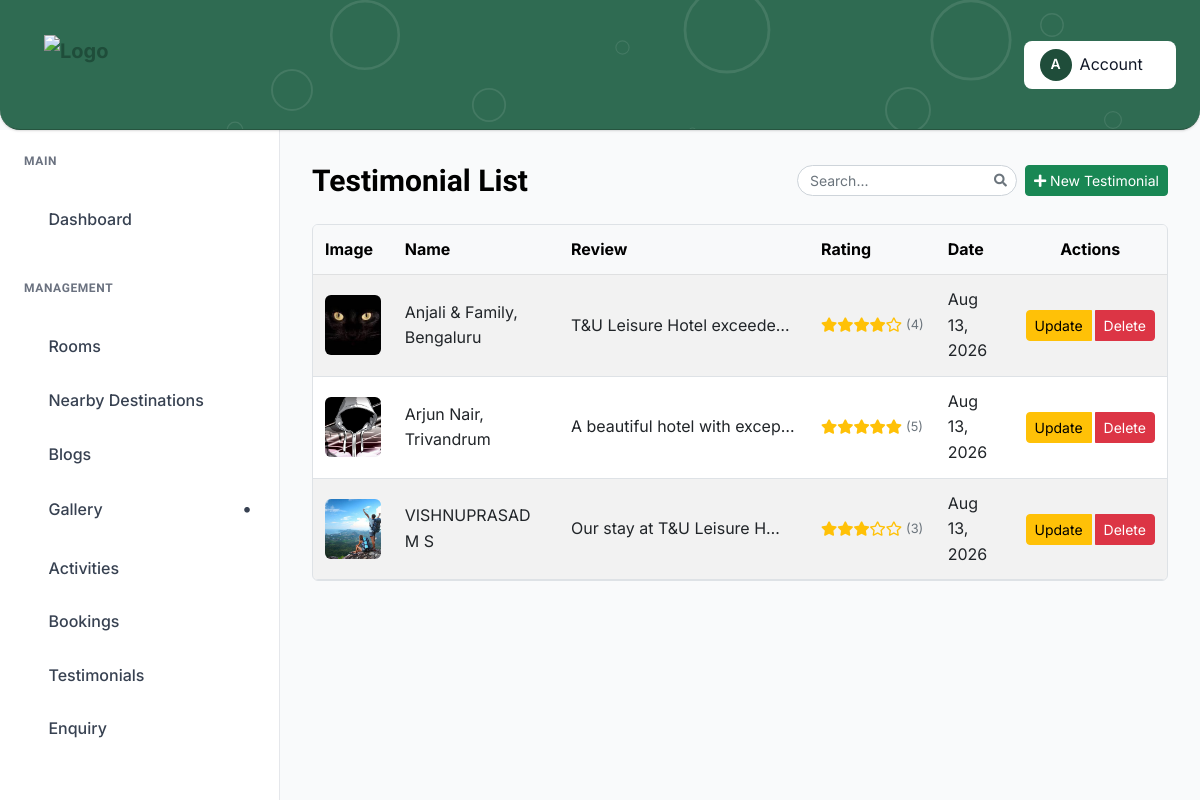
Before: /testimonials/ with the older database file.
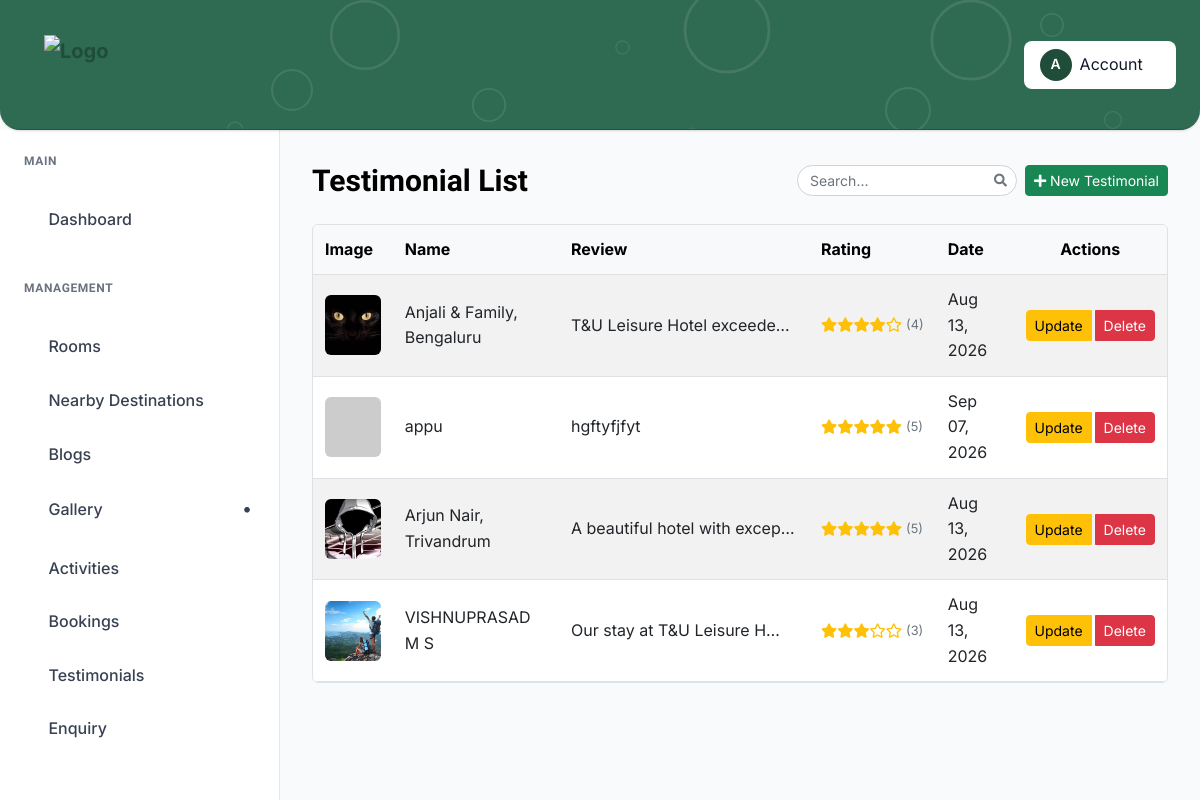
After: the same page with the newer database file.
### tandj_app/models.py (models this page shows, shortened)
class OptimizedImageModel(models.Model):
    image_fields = []  # override in child models
    class Meta:
        abstract = True

class Testimonial(OptimizedImageModel):
    name = models.CharField(
        max_length=100, help_text="Name of the person giving the testimonial"
    )
    image = models.ImageField(
        upload_to="testimonials/", blank=True, null=True, help_text="Profile picture"
    )
    review = models.TextField(help_text="Customer or client review")
    rating = models.PositiveIntegerField(
        validators=[MinValueValidator(1), MaxValueValidator(5)],
        help_text="Rating out of 5 stars",
    )
    created_at = models.DateTimeField(auto_now_add=True)
    updated_at = models.DateTimeField(auto_now=True)
    image_fields = ["image"]
    class Meta:
        ordering = ["-created_at"]
        verbose_name = "Testimonial"
        verbose_name_plural = "Testimonials"

### tandj_app/views.py (the view)
# urls.py: path("testimonials/", views.testimonial_list, name="testimonial_list"),
def testimonial_list(request):
    testimonials_list = Testimonial.objects.all().order_by(Lower("name"))
    paginator = Paginator(testimonials_list, 6)
    page_number = request.GET.get("page")
    testimonials = paginator.get_page(page_number)
    return render(
        request, "admin_pages/review_list.html", {"testimonials": testimonials}
    )

### tandj_app/context_processors.py (called while the page is built)
def booking_modal_rooms(request):
    return {
        'rooms': Room.objects.all()  # <-- add .filter(...) here if you need to exclude inactive/draft rooms
    }

### templates/admin_pages/review_list.html (shortened to what this page needs)
{% extends "admin_pages/base.html" %}
{% load static %}
{% block content %}
<div class="dashboard__form__wraper">
    <div class="create__course__title mb-4 d-flex flex-wrap justify-content-between align-items-center gap-2">
         <h4 class="mb-0">Testimonial List</h4>
        <div class="d-flex align-items-center gap-2 ms-auto">
            <div class="search-box">
                <input type="text" id="blogSearchInput" class="form-control form-control-sm" placeholder="Search...">
            </div>
        </div>
        <a href="{% url 'tandj_app:testimonial_create' %}" class="btn btn-success btn-sm">
            <i class="fas fa-plus"></i> New Testimonial
        </a>
    </div>
    <div class="custom-table-container">
        <table class="table table-striped table-hover align-middle">
            <thead class="table-light">
                <tr>
                    <th scope="col">Image</th>
                    <th scope="col">Name</th>
                    <th scope="col">Review</th>
                    <th scope="col">Rating</th>
                    <th scope="col">Date</th>
                    <th scope="col" class="text-center">Actions</th>
                </tr>
            </thead>
            <tbody>
                {% for testimonial in testimonials %}
                <tr>
                    <td>
                        {% if testimonial.image %}
                            <img src="{{ testimonial.image.url }}" alt="{{ testimonial.name }}" class="img-fluid rounded" width="80" height="60" style="object-fit: cover;">
                        {% else %}
                            <img src="https://via.placeholder.com/80x60?text=No+Image" alt="No Image" class="img-fluid rounded" width="80" height="60">
                        {% endif %}
                    </td>
                    <td>{{ testimonial.name }}</td>
                    <td class="description-cell">{{ testimonial.review|truncatechars:30|safe }}</td>
                    <td>
                        <div class="rating-stars">
                            {% for i in "12345" %}
                                {% if forloop.counter <= testimonial.rating %}
                                    <i class="fas fa-star text-warning"></i>
                                {% else %}
                                    <i class="far fa-star text-warning"></i>
                                {% endif %}
                            {% endfor %}
                            <span class="ms-1">({{ testimonial.rating }})</span>
                        </div>
                    </td>
                    <td>{{ testimonial.created_at|date:"M d, Y" }}</td>
                    <td class="text-center">
                        <div class="btn-group" role="group">
                            <button type="button" class="btn btn-sm btn-warning me-1" data-bs-toggle="modal" data-bs-target="#updateTestimonialModal{{ testimonial.id }}">
                                Update
                            </button>
                            <button type="button" class="btn btn-sm btn-danger" data-bs-toggle="modal" data-bs-target="#deleteTestimonialModal{{ testimonial.id }}">
                                Delete
                            </button>
                        </div>
                    </td>
                </tr>
                {% empty %}
                <tr>
                    <td colspan="6" class="text-center py-4">
                        <p class="text-muted">No testimonials found. <a href="{% url 'tandj_app:testimonial_create' %}">Add your first testimonial</a></p>
                    </td>
                </tr>
                {% endfor %}
            </tbody>
        </table>
    </div>
</div>
{% endblock %}

### templates/admin_pages/base.html (shortened to what this page needs)
{% load static %}
<!doctype html>
<html class="no-js" lang="en">
<head>
    <link rel="stylesheet" href="https://cdnjs.cloudflare.com/ajax/libs/toastr.js/latest/toastr.min.css">
     <link href="https://cdnjs.cloudflare.com/ajax/libs/font-awesome/5.15.4/css/all.min.css" rel="stylesheet">
    <link rel="stylesheet" href="{% static 'admin-static/assets/css/bootstrap.min.css' %}">
    <link rel="stylesheet" href="{% static 'admin-static/assets/css/icofont.min.css' %}">
    <link rel="stylesheet" href="{% static 'admin-static/assets/css/style.css' %}">
</head>
<body>
    <header class="dashboard-header">
        <div class="header-left">
            <a href="/" class="logo">
    <img src="{% static 'tandu-main/tanduwhite.png' %}" alt="Logo">
</a>
        </div>
        <div class="header-right">
           <div class="user-profile-dropdown">
    <div class="user-profile-toggle">
        <div class="user-avatar">A</div>
        <span>Account</span>
        <i class="icofont-simple-down"></i>
    </div>
</div>
        </div>
    </header>
    <aside class="dashboard-sidebar" id="dashboardSidebar">
        <div class="sidebar-content">
            <div class="sidebar-section">
                <h6 class="sidebar-title">Main</h6>
                <ul class="sidebar-menu">
                <li>
    <a href="{% url 'tandj_app:dashboard' %}" class="{% if request.resolver_match.url_name == 'dashboard' %}active{% endif %}">
        <i class="icofont-dashboard"></i>
        Dashboard
    </a>
</li>
                </ul>
            </div>
            <div class="sidebar-section">
                <h6 class="sidebar-title">Management</h6>
                <ul class="sidebar-menu">
                    <li>
    <a href="{% url 'tandj_app:room_list' %}" class="{% if request.resolver_match.url_name == 'room_list' %}active{% endif %}">
        <i class="icofont-bed"></i>
        Rooms
    </a>
</li>
                  <li>
    <a href="{% url 'tandj_app:nearby_destination_list' %}" class="{% if request.path == '/nearby-destinations/' %}active{% endif %}">
        <i class="icofont-map-pins"></i>
        Nearby Destinations
    </a>
</li>
                    <li>
    <a href="{% url 'tandj_app:blog_list' %}" class="{% if request.resolver_match.url_name == 'blog_list' %}active{% endif %}">
    <i class="icofont-newspaper"></i>
    Blogs
</a>
</li>
<li class="has-dropdown">
    <a href="#">
        <i class="icofont-picture"></i>
        Gallery
    </a>
</li>
                     <li>
    <a href="{% url 'tandj_app:activity_list' %}" class="{% if request.resolver_match.url_name == 'activity_list' %}active{% endif %}">
        <i class="icofont-tree"></i>
        Activities
    </a>
</li>
<li>
    <a href="{% url 'tandj_app:reservation_list' %}" class="{% if request.path == '/reservations/' %}active{% endif %}">
        <i class="icofont-calendar"></i>
        Bookings
    </a>
</li>
                    <li>
    <a href="{% url 'tandj_app:testimonial_list' %}" class="{% if request.resolver_match.url_name == 'testimonial_list' %}active{% endif %}">
    <i class="icofont-quote-left"></i>
    Testimonials
</a>
</li>
<li>
    <a href="{% url 'tandj_app:enquiry_list' %}" class="{% if request.path == '/enquiries/' %}active{% endif %}">
        <i class="icofont-envelope"></i>
        Enquiry
    </a>
</li>
                </ul>
            </div>
        </div>
    </aside>
    <main class="dashboard-main">
        <div class="dashboard-content">
            {% block content %}{% endblock %}
        </div>
    </main>
</body>
</html>

### templates/admin_pages/review_list.html (style rules this page uses)
.custom-table-container .table img { width: 80px; height: 60px; object-fit: cover; border-radius: 6px; }
.rating-stars { display: flex; align-items: center; }
.rating-stars .fa-star { font-size: 0.9rem; }
.rating-stars span { font-size: 0.8rem; color: #6c757d; }
.custom-table-container { width: 100%; overflow-x: auto; -webkit-overflow-scrolling: touch; border: 1px solid #dee2e6; border-radius: 0.375rem; background: white; margin-bottom: 1rem; position: relative; }
.custom-table-container { overflow-y: hidden; }
.custom-table-container table { min-width: 800px; width: 100%; margin-bottom: 0; }
.description-cell { max-width: 250px; overflow: hidden; text-overflow: ellipsis; white-space: nowrap; }
.custom-table-container .table th, .custom-table-container .table td { vertical-align: middle; padding: 0.75rem; }
.custom-table-container thead th { position: sticky; top: 0; background-color: #f8f9fa; z-index: 10; box-shadow: 0 1px 0 #dee2e6; }

Changed rows visible on the page:
added Testimonial: name "appu", review "hgftyfjfyt", rating "5", created_at "Sep 07, 2026"
